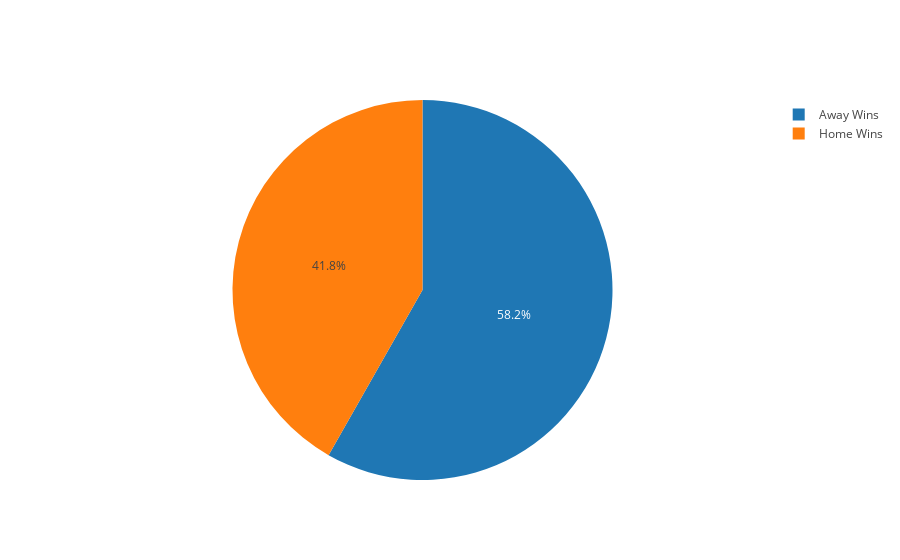

The notebook cell this image was saved under:
### Markdown cell above
<b>Let us see CSK performance in and away from home Did it had a huge impact on their success Let us Find Out..</b>

### Code cell
wins=df_csk_matches[df_csk_matches.winner=='CSK']  
wins_At_home=wins[wins.city=='Chennai']
count_home=len(wins_At_home)
wins_away=wins[wins.city!='Chennai']
count_away=len(wins_away)
labels = ['Home Wins','Away Wins']
values = [count_home,count_away]
trace = go.Pie(labels=labels, values=values)
iplot([trace], filename='basic_pie_chart',show_link=False)

### Figure 1 — Plotly figure (JSON) as saved in the notebook; plotly's stock layout.template omitted (floating-point values rounded to 4 significant figures)
{"data": [{"labels": ["Home Wins", "Away Wins"], "type": "pie", "uid": "6dc8cc37-6e6e-44c7-a181-0cad3d36cb1e", "values": [33, 46]}], "layout": {}}
